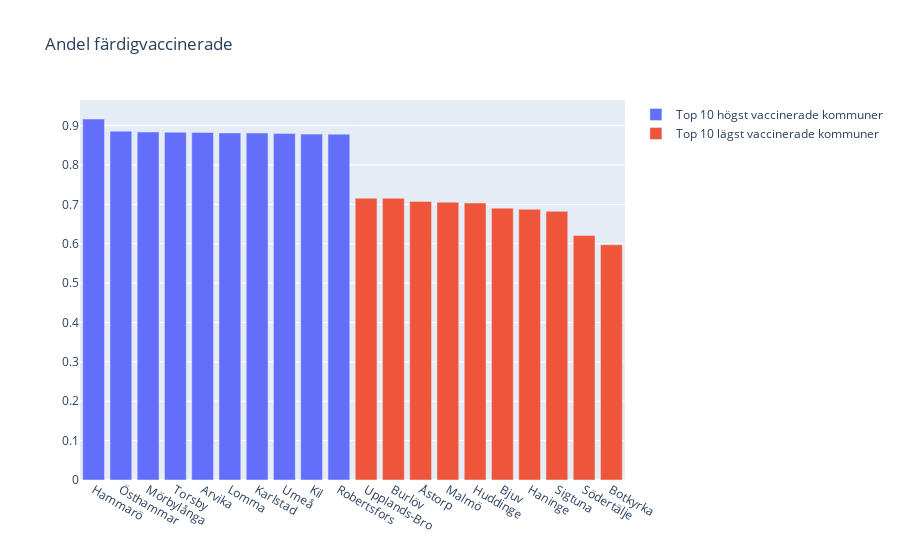

The code cell stored with this chart in its notebook:
### Code cell
Top10_botten_kommun = Top10_botten_kommun.sort_values("Andel_färdigvaccinerade", ascending= False)
fig = px.bar(title= "Andel färdigvaccinerade")
fig.add_bar(name = "Top 10 högst vaccinerade kommuner",x=Top10_toppen_kommun["KnNamn"],y=Top10_toppen_kommun["Andel_färdigvaccinerade"])
fig.add_bar(name = "Top 10 lägst vaccinerade kommuner",x=Top10_botten_kommun["KnNamn"],y=Top10_botten_kommun["Andel_färdigvaccinerade"])
fig.show()
fig.write_html("Visualiseringar/KPI_1.html")

### Figure 1 — Plotly figure (JSON) as saved in the notebook; plotly's stock layout.template omitted (floating-point values rounded to 4 significant figures)
{"data": [{"name": "Top 10 högst vaccinerade kommuner", "type": "bar", "x": ["Hammarö", "Östhammar", "Mörbylånga", "Torsby", "Arvika", "Lomma", "Karlstad", "Umeå", "Kil", "Robertsfors"], "y": [0.9169, 0.8861, 0.8839, 0.8833, 0.8826, 0.8816, 0.8813, 0.8804, 0.8786, 0.8785]}, {"name": "Top 10 lägst vaccinerade kommuner", "type": "bar", "x": ["Upplands-Bro", "Burlöv", "Åstorp", "Malmö", "Huddinge", "Bjuv", "Haninge", "Sigtuna", "Södertälje", "Botkyrka"], "y": [0.7159, 0.7156, 0.7074, 0.7056, 0.7034, 0.6904, 0.6877, 0.6824, 0.6211, 0.5975]}], "layout": {"barmode": "relative", "legend": {"tracegroupgap": 0}, "title": {"text": "Andel färdigvaccinerade"}, "xaxis": {"anchor": "y", "domain": [0, 1]}, "yaxis": {"anchor": "x", "domain": [0, 1]}}}
